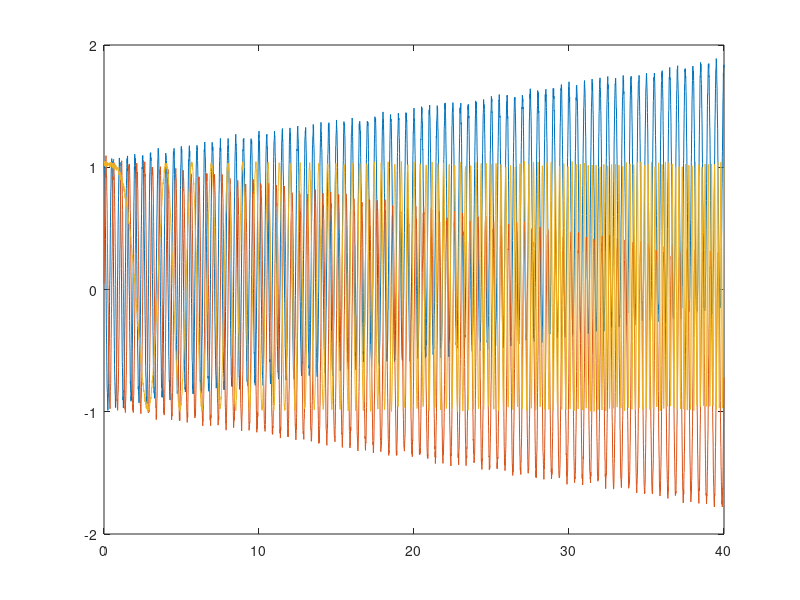

Recreate this plot in MATLAB. (Note: this script raises an error after producing the figure.)
%% lsq2.m

clear 


t = 0:1/100:40;
f = ones(1,length(t));
f = 2*f;
phi_offs = 0;
Ax = cos(2*pi*f.*t) + 0.1*rand(size(t)) + 0.02*t;
Ay = sin(2*pi*f.*t) + 0.1*rand(size(t)) - 0.02*t;

plot(t,Ax);
hold on
plot(t,Ay);

%% 
Ax = chirp(t,0,40,5)+0.05*rand(size(t));
Ay = chirp(t,0,40,5)+0.05*rand(size(t));
plot(t,Ax)

%%

model = @(b,t) cos(2*pi*b(1)*t+b(2)) + b(3);
b0 = [0.1, 0.1, 0.1]; % initial guess

lb = [0, -pi+1, min(Ay)];
ub = [5.5, pi, max(Ay)];

opts = optimoptions('lsqcurvefit', ...
    'Algorithm','levenberg-marquardt', ...
    'MaxFunctionEvaluations', 5000, ...
     'Display', 'off'); % 'iter'

window_size = 10;
N = length(Ay);
step = 5;

% preallocation
n = floor((N - window_size) / step) + 1;
time = zeros(1,n);
xvals = zeros(1,n);
yvals = zeros(1,n);
xparams = cell(1,n);
yparams = cell(1,n);
t_windows = zeros(n,window_size);
x_fits = zeros(n,window_size);
y_fits = zeros(n,window_size);

k=1;
center_idx = window_size/2;

for i=window_size/2:step:N-window_size/2
    j = i-window_size/2+1:(i+window_size/2);
    t_win = t(j);
    Ay_win = Ay(j);
    Ax_win = Ax(j);

    t_rel = t_win-t_win(center_idx);
    %t_rel = t_win;

    %b_hatx = lsqcurvefit(model, b0, t_rel, Ax_win, lb, ub, opts);
    %b_haty = lsqcurvefit(model, b0, t_rel, Ay_win, lb, ub, opts);
    b_hatx = lsqcurvefit(model, b0, t_rel, Ax_win, [], [], opts);
    b_haty = lsqcurvefit(model, b0, t_rel, Ay_win, [], [], opts);

    y_fit = model(b_haty,t_rel);
    x_fit = model(b_hatx,t_rel);

    idx = center_idx;

    time(k) = t_win(idx);
    yvals(k) = y_fit(idx);
    xvals(k) = x_fit(idx);
    xparams{k} = b_hatx;
    yparams{k} = b_haty;

    t_windows(k,:) = t_win;
    x_fits(k,:) = x_fit;
    y_fits(k,:) = y_fit;

    k=k+1;
end

%%
num_pts = 5;
half_width = floor(num_pts/2);

start_idx = center_idx - half_width;
end_idx = center_idx + half_width;

n = size(t_windows, 1);

t_plot = zeros(n, num_pts);
x_plot = zeros(n, num_pts);
y_plot = zeros(n, num_pts);

figure;

for k=1:n
    t_plot(k,:) = t_windows(k,start_idx:end_idx);
    x_plot(k,:) = x_fits(k,start_idx:end_idx);
    y_plot(k,:) = y_fits(k,start_idx:end_idx);
    
    plot(t_plot(k,:), x_plot(k,:))
    hold on
    %plot(t_plot(k,:), x_plot(k,:),'ro')
end
plot(t,Ax)
%%

t_vec = reshape(t_plot.',1,[]);
x_vec = reshape(x_plot.',1,[]);
y_vec = reshape(y_plot.',1,[]);

%plot(t_vec, x_vec)
%hold on
%plot(t_vec, y_vec)


%% DC removal

xparam_matrix = cell2mat(xparams');
yparam_matrix = cell2mat(yparams');

Bx = xparam_matrix(:,3);
By = yparam_matrix(:,3);

x_corr = x_plot-Bx;
y_corr = y_plot-By;

x_vec = reshape(x_corr.',1,[]);
y_vec = reshape(y_corr.',1,[]);

plot(t_vec, x_vec)
hold on
%plot(t_vec, y_vec)


%% First method: "interpolate phase from frequency"



freqx = xparam_matrix(:,1);
freqy = yparam_matrix(:,1);
argx = xparam_matrix(:,2);
argy = yparam_matrix(:,2);

t_diff = t_plot(1,:) - t_plot(1,ceil(end/2));
phisx = zeros(size(t_plot));
phisy= zeros(size(t_plot));

for k=1:size(t_plot,1)
    phisy(k,:) = argy(k)+freqy(k)*2*pi*t_diff;
    phisx(k,:) = argx(k)+freqx(k)*2*pi*t_diff;
end


%%
yphi_vec = reshape(phisy.',1,[]);

plot(t_vec,yphi_vec)
figure;
plot(t_vec,unwrap(yphi_vec))

%% Second method: phase from atan2
phase = atan2(y_vec,x_vec);
plot(t_vec, unwrap(phase))


%%


figure;

plot(t,Ay, 'Color','k')
hold on
plot(t_vec,y_vec,'Color', 'r')


% 
% figure;
% 
% plot(t,Ax, 'Color','k')
% hold on
% plot(time,xvals,'Color', 'r')



%%



argx_unwr = unwrap(argx);
argy_unwr = unwrap(argy);

figure;
plot(time, argx)
%plot(time,argx_unwr)
hold on
plot(time, argy)
%plot(time,argy_unwr)



%% alt. method

window_size = 10;
N = length(Ay);
step = 1;

n = floor((N - window_size) / step) + 1; % number of fits
time = zeros(1,n);

bx = cell(1,n);
by = zeros(3,n);
w_best = zeros(1,n);
%w = 1e-4; % start frequency
k=1;
for i=window_size/2:step:N-window_size/2 %  i is center idx
    j = i-window_size/2+1:(i+window_size/2); % same indices but shifted half a window
    t_win = t(j);
    Ay_win = Ay(j);
    %Ax_win = Ax(j);
    %t_rel = t_win-t_win(1);
    t_rel = t_win;

    freqs = linspace(0.01, 5, 200); % min,max,num
    err = zeros(1, length(freqs));
    best_beta = zeros(3,1);
    best_w_idx = 1;
    
    min_err = Inf;
    % try different frequencies
    for idx = 1:length(freqs)
        w = 2*pi*freqs(idx);
        % Csin, Dcos +B
        X = [sin(w*t_rel(:)), cos(w*t_rel(:)), ones(length(t_rel),1)];
        [Q, R] = qr(X, 0);    

        beta = R \ (Q.' * Ay_win(:));
        %beta = X\Ay_win(:);
        res = Ay_win(:)- X*beta;
        err(idx) = sum(res.^2);

        if err(idx) < min_err
            min_err = err(idx);
            best_beta = beta;
            best_w_idx = idx;
        end
        
        %bx{k} = X\Ax_win;

    end
    w_best(k) = 2*pi*freqs(best_w_idx);
    by(:,k) = best_beta;

    k=k+1;
end

%%

Cy = by(1,:).';
Dy = by(2,:).';
By = by(3,:).';

%scale_y = 1/sqrt(Cy0.^2+Dy0.^2);
%Cy = Cy0.*scale_y(:);
%Dy = Dy0.*scale_y(:);

t_center = t(window_size/2:step:N-window_size/2);

reconstructed = zeros(size(t_center));
rec_no_offs = zeros(size(t_center));

w_best = w_best(:);
for i = 1:length(t_center)-1
    tt = t_center(i);     % Center time of window
    reconstructed(i) = Cy(i)*sin(w_best(i)*tt) + Dy(i)*cos(w_best(i)*tt) + By(i);
    rec_no_offs(i) = Cy(i)*sin(w_best(i)*tt) + Dy(i)*cos(w_best(i)*tt);
end

plot(t_center, reconstructed,'DisplayName','Reconstructed')
hold on 
plot(t_center, rec_no_offs,'DisplayName','Rec_no_offs')
plot(t,Ay, 'DisplayName','raw')
legend

%% phase

phi = atan2(Dy, Cy);

plot(t_center,phi)